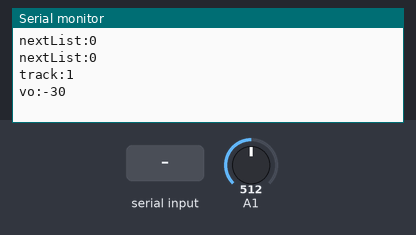
This sketch was run on a simulated Arduino Uno, built with avr-gcc and run on an emulated ATmega328P. On the bench: the last lines printed to the serial monitor. The inputs (shaded band) are chosen by the test bench; at power-on: A1 = 512.

Above: at 3.2 s.
3.3 s: "1" received over the second serial link
At 3.8 s:
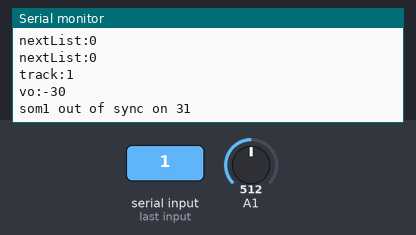
4.8 s: A1 set to 716
At 6.0 s:
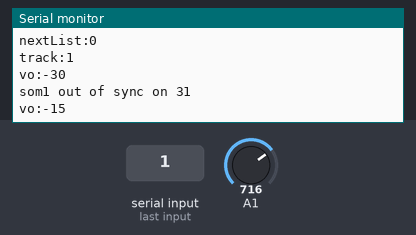
6.3 s: "0" received over the second serial link
At 7.3 s:
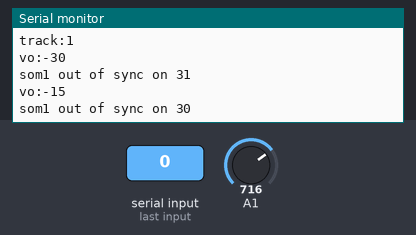
7.8 s: A1 set to 900
At 8.4 s:
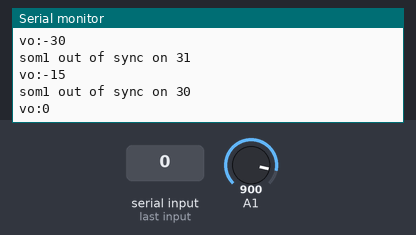

Measured:
- after the input at 3.3 s, the serial monitor: prints a new line at once (image 1)
- after the input at 4.8 s, the serial monitor: prints a new line after 0.19 s (image 2)
- after the input at 6.3 s, the serial monitor: prints a new line at once (image 3)
- after the input at 7.8 s, the serial monitor: prints a new line after 0.20 s (image 4)

The sketch:

NetTweet.ino
```cpp
#include <arduino.h>
#include <Tweeter.h>
#include <General.h>

#define NUM_LISTS 5
const char * const lists[NUM_LISTS] =
{
  "1 2 3 0 4"
  ,"5 6 7 8 9 10"
  ,"11 12 13 14 15"
  ,"16 17 18 19"
  ,"20 0 11 4 15"
};

int li;
const char *lp;

Tweeter tweeter;
int waitTime;
#define TWEET_WAIT 10
void
nextList()
{
  Serial.print("nextList:");
  Serial.println(li,DEC);
  lp = lists[li];

  if (++li == NUM_LISTS)
    li = 0;
}


uint16_t lastVol;
static const int VolCount = 100;
int count;
void
msgCallback(Task *)
{
  if ( ++count == VolCount )
  {
    count = 0;
    uint16_t v = analogRead(A1);
    v >>= 3;
    float tmp = v;
    tmp /=  (128.0 / 80.0);
    v = tmp;
    //DUMP(v);
    //DUMP(tmp);
    if(lastVol != v)
    {
      lastVol = v;
      int16_t vo = -70 + v;
      DUMP(vo);
      tweeter.setVolume(vo);
    }
  }
  if ( tweeter.needsList() )
  {
    nextList();
    tweeter.setList(lp);
  }
}

Task msg(10,msgCallback);

void
setup()
{
  Serial.begin(9600);
  nextList();
  li = 0;
  tweeter.begin();
  SoftTimer.add(&msg);
  delay(2000);
  lastVol = 0;
  count = 0;
}
```
